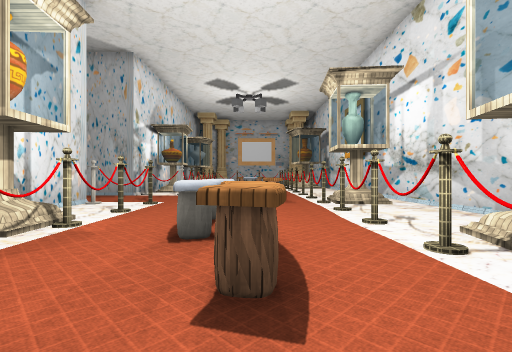
view 1 (above)

19 first-person views from a walk through a Unity game level. The camera is 1.3 m above the floor, looks level and sees 85° across. The floor is counted in squares, 1.81 m on a side. Each view is taken from the middle of a square. On the plan, view 1 faces up. The plan holds only what a view shows up to about 10 squares ahead; the rest is blank. The player is left out. Some surface patterns are stand-ins.

view 2
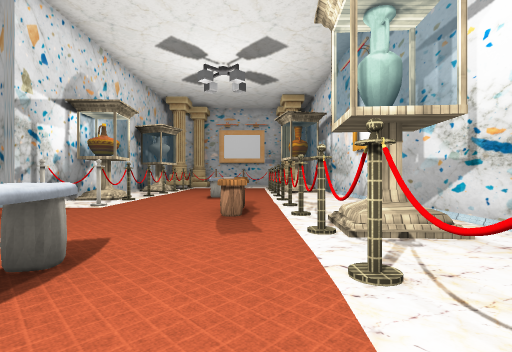

view 3
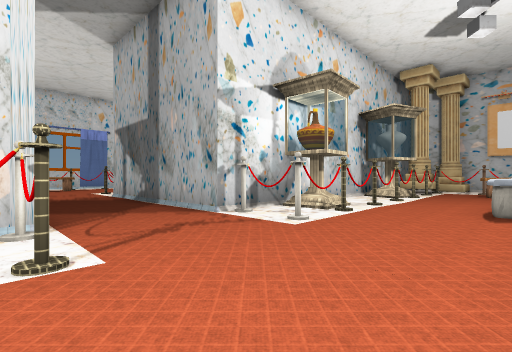

view 4
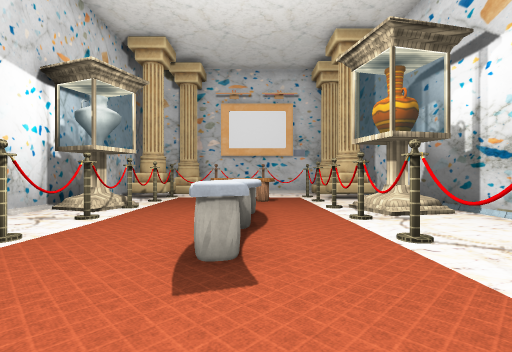

view 5
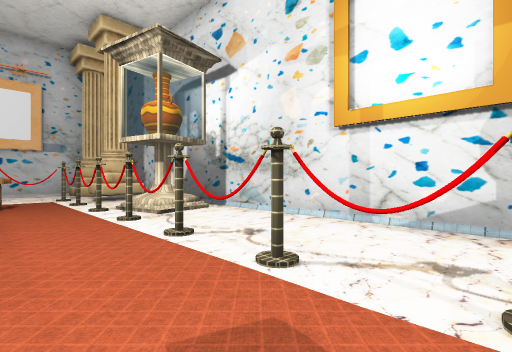

view 6
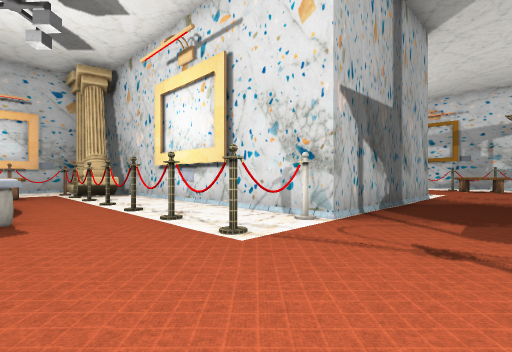

view 7
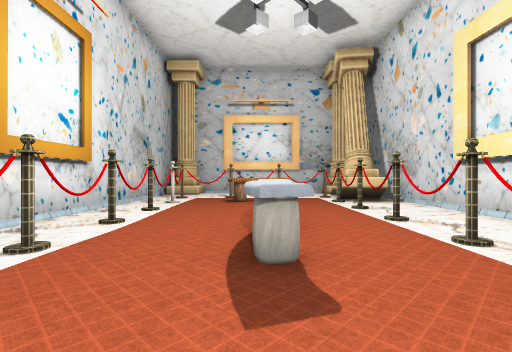

view 8
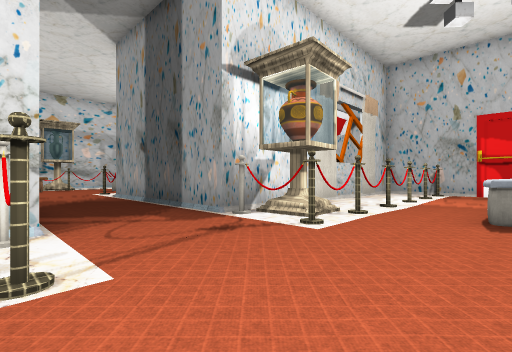

view 9
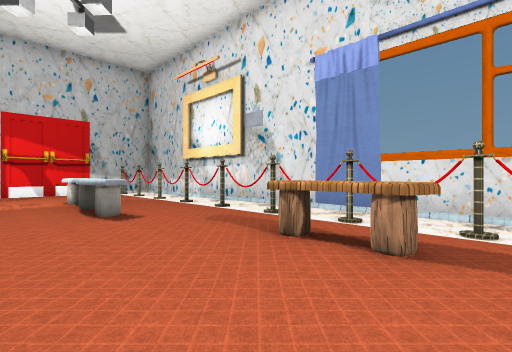

view 10
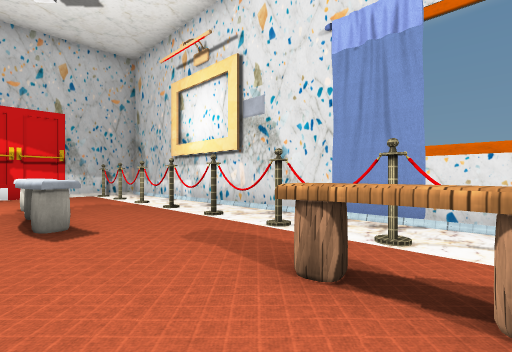

view 11
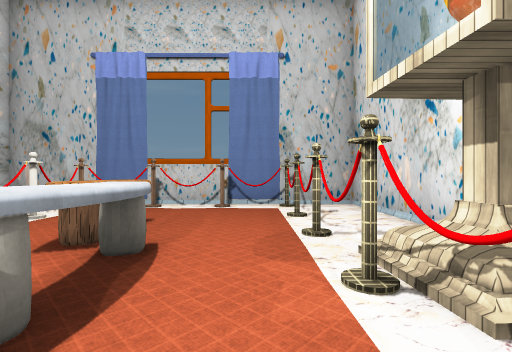

view 12
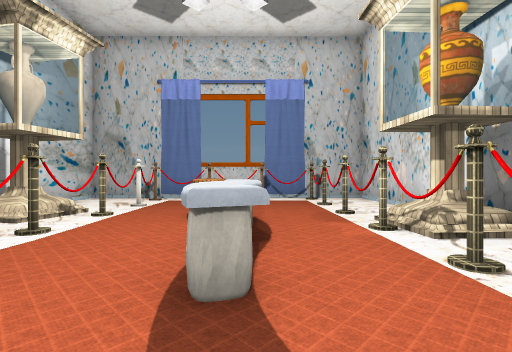

view 13
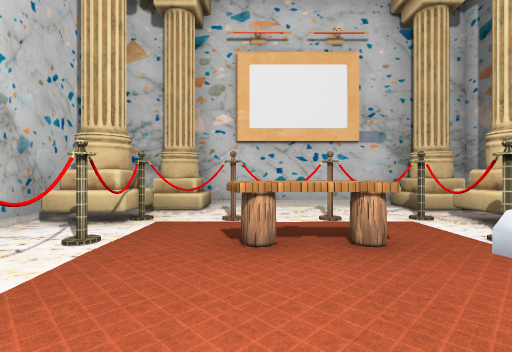

view 14
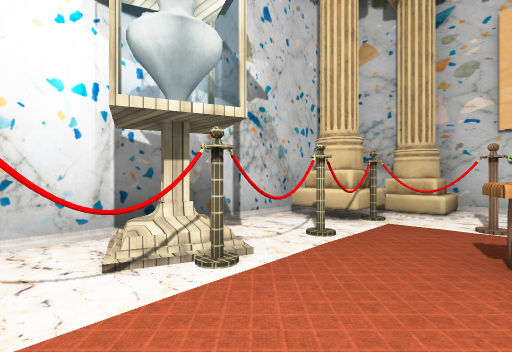

view 15
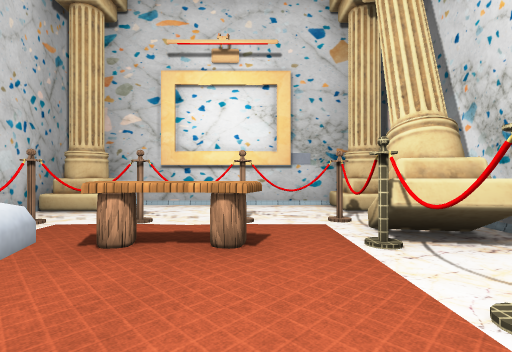

view 16
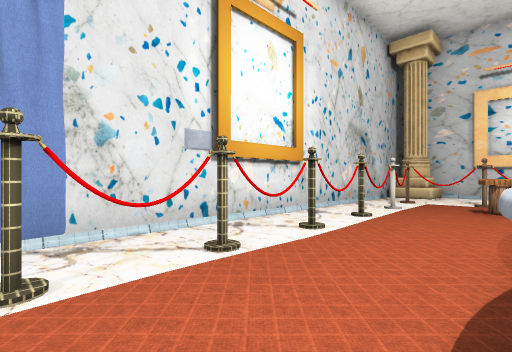

view 17
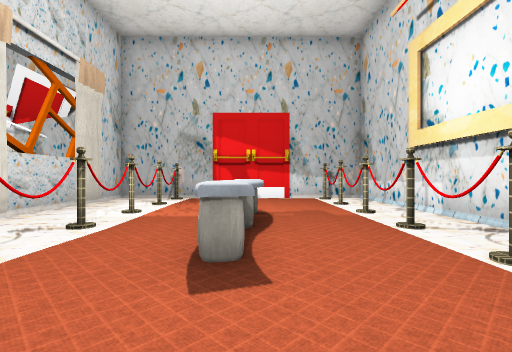

view 18
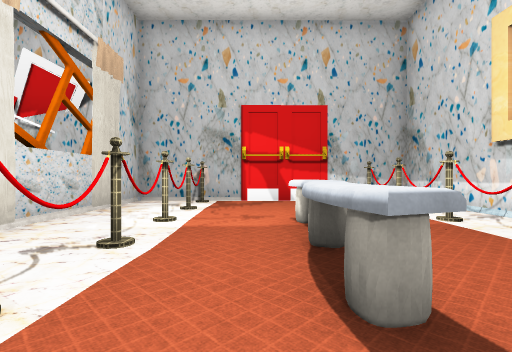

view 19
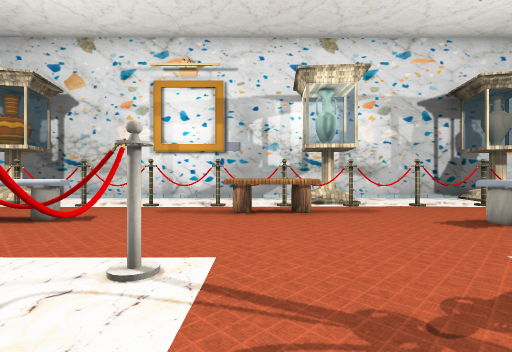

### Floor plan
Key: @ floor where view 1 was taken; # wall or solid block; x gap in a wall; . floor; = window, fence, low wall or low ledge; ^ raised ledge; B bench; T thing the floor can be seen under or through; F fence; O other object.
Columns run from 19 left of view 1 to 4 right of it. Each row starts with its distance up from view 1.
 23 ########      ##########
 22 #^^....^#     #.^^...=^#
 21 #....FF.#     #^^OFFO#^#
 20 #.F.F..##     ###....x^#
 19 #...BBx##     #.#.BB.#.#
 18 #.O.....#     #O#....#.#
 17 #.....#.#     #O#.....O#
 16 #...O...#     #.#..O.#.#
 15 #...O...#     #.#..O.#.#
 14 #...O...#     #.#..O.#.#
 13 #...O...#     #O#....#.#
 12 ##......#     #.O....O.#
 11 ###....O#######OO....x.#
 10   #B................BT.#
  9 ###B................BT.#
  8 # O..................TO#
  7 #.T....OO######O.....T.#
  6 #.T....#O#    #.T.O..T.#
  5 #...O..###     .T.O..T.#
  4 #.T.O..##     #OT.O..T.#
  3 #.T.O..#      #.T.OB.TOO
  2 #.T....#      #.T..B.OO#
  1 #.T....#      #.T....F.#
  0 #......#      #.#..@.F.#
 -1 ###....#      #####F####
 -2   ######

Where each view was taken, in squares from view 1:
view 1: 0 up, 0 right, facing up
view 2: 4 up, 1 right, facing up
view 3: 7 up, 0 right, facing up-left
view 4: 11 up, 0 right, facing up
view 5: 11 up, 0 right, facing up-right
view 6: 8 up, 15 left, facing up-right
view 7: 11 up, 15 left, facing up
view 8: 11 up, 15 left, facing down-right
view 9: 11 up, 13 left, facing down-left
view 10: 10 up, 14 left, facing down-left
view 11: 6 up, 2 left, facing down
view 12: 8 up, 1 left, facing down
view 13: 16 up, 1 left, facing up
view 14: 16 up, 1 left, facing up-left
view 15: 16 up, 14 left, facing up
view 16: 12 up, 15 left, facing up-left
view 17: 8 up, 15 left, facing down
view 18: 7 up, 14 left, facing down
view 19: 10 up, 5 left, facing right
